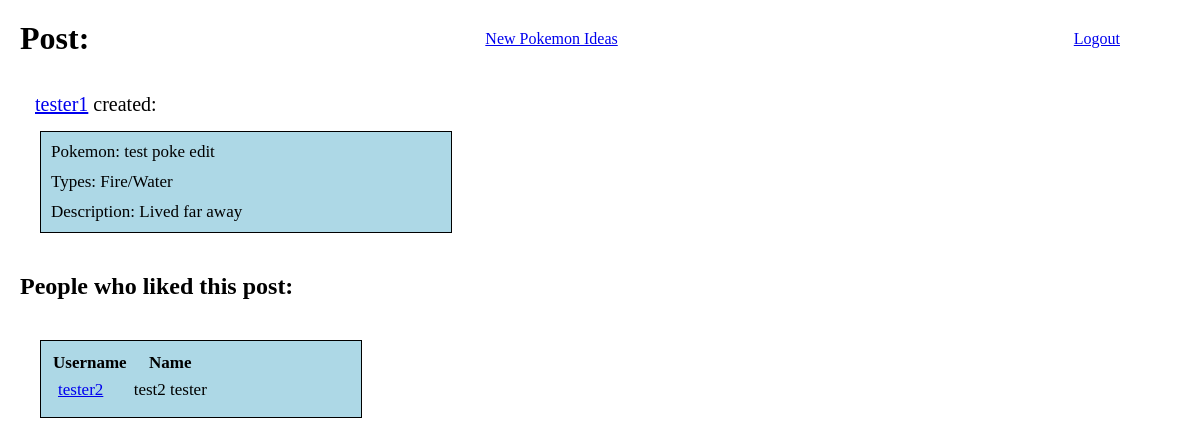
The app's page /likedstatus/4 (signed in) with its own data.
### pokemon/models.py (models this page shows)
class NewPokemonIdea(models.Model):
    pokemon = models.CharField(max_length=50)
    types = models.CharField(max_length=50)
    desc = models.TextField(max_length=255)
    creator = models.ForeignKey(User, related_name='user_pokemon', on_delete=models.CASCADE)
    user_likes = models.ManyToManyField(User, related_name='liked_posts')
    created_at = models.DateTimeField(auto_now_add=True)
    updated_at = models.DateTimeField(auto_now=True)
    objects = PokemonManager()

class User(models.Model):
    first_name = models.CharField(max_length=50)
    last_name = models.CharField(max_length=50)
    username = models.CharField(max_length=50)
    email = models.CharField(max_length=255)
    password = models.CharField(max_length=50)
    created_at = models.DateTimeField(auto_now_add=True)
    updated_at = models.DateTimeField(auto_now=True)
    objects = UserManager()
    def full_name(self):
        return f'{self.first_name} {self.last_name}'

### pokemon/views.py (the view)
# urls.py: path('likedstatus/<int:pokemon_id>', views.likedstatus),
def likedstatus(request, pokemon_id):
    if 'user_id' in request.session:
        context = {
            'user': User.objects.get(id=request.session['user_id']),
            'pokemons': NewPokemonIdea.objects.filter(id=pokemon_id)
        }
        return render(request, 'likedstatus.html', context)
    return redirect('/')

### pokemon/templates/likedstatus.html (shortened to what this page needs)
<!DOCTYPE html>
<html lang="en">
<head>
    {% load static %}
    <link rel="stylesheet" href="{% static 'css/style6.css' %}">
</head>
<body>
    <div id="topbox">
        <h1>Post:</h1>
        <a href="/main">New Pokemon Ideas</a>
        <a href="/logout">Logout</a>
    </div>
    <div class="wrapper">
        {% for pokemon in pokemons %}
            <div class="username">
                <p><a href="/user/{{ pokemon.creator.id }}">{{ pokemon.creator.username }}</a> created:</p>
                </div>
                <div class="box1">
                    <p>Pokemon: {{ pokemon.pokemon }}</p>
                    <p>Types: {{ pokemon.types }}</p>
                    <p>Description: {{ pokemon.desc }}</p>
                </div>
        {% endfor %}
    </div>
    <h2>People who liked this post:</h2>
    <div id="container">
        <table>
            <thead>
                <tr>
                    <th>Username</th>
                    <th>Name</th>
                </tr>
            </thead>
            <tbody>
                {% for pokemon in user.user_pokemon.all %}
                    <tr>
                        <td><a href="/user/{{ pokemon.creator.id }}">{{ user.username }}</a></td>
                        <td>{{ user.full_name }}</td>
                    </tr>
                {% endfor %}
            </tbody>
        </table>
    </div>
</body>
</html>

### pokemon/static/css/style6.css (style rules this page uses)
* { margin: 0px; padding: 0px; }
#topbox { display: flex; justify-content: space-between; margin: 20px; }
#topbox > a { padding: 10px; margin-right: 50px; }
.wrapper { margin: 20px; padding: 10px; }
.wrapper > .username > p { margin: 5px; font-size: 20px; }
.box1 { display: inline-block; width: 400px; border: 1px solid black; margin: 10px; padding: 5px; background-color: lightblue; font-size: 17px; }
.box1 > p { padding: 5px; }
#container { border: 1px solid black; width: 300px; margin: 40px; padding: 10px; background-color: lightblue; font-size: 17px; }
#container > table > tbody > tr > td { padding: 5px; }
h2 { margin: 20px; }

### records on screen
NewPokemonIdea: creator.username "tester1", pokemon "test poke edit", types "Fire/Water", desc "Lived far away"
User: username "tester2", full_name "test2 tester"
